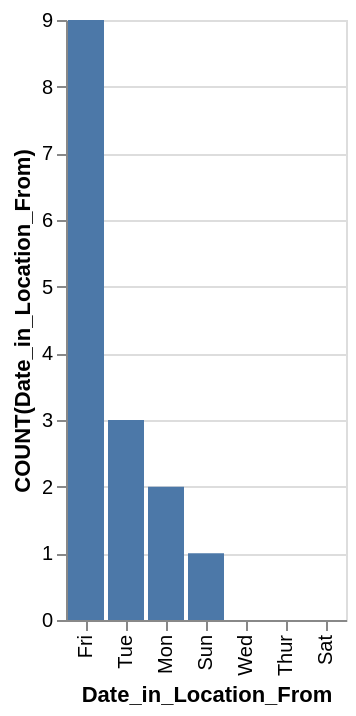

The Vega-Lite source for this figure:
### Vega-Lite specification from a JSON file in a GitHub repository (floating-point values rounded to 4 significant figures)
{"data": {"values": [{"x_data": "Fri", "y_data": 9}, {"x_data": "Tue", "y_data": 3}, {"x_data": "Mon", "y_data": 2}, {"x_data": "Sun", "y_data": 1}, {"x_data": "Wed", "y_data": 0}, {"x_data": "Thur", "y_data": 0}, {"x_data": "Sat", "y_data": 0}]}, "mark": "bar", "encoding": {"x": {"field": "x_data", "type": "nominal", "title": "Date_in_Location_From", "sort": {"op": "sum", "field": "y_data", "order": "descending"}}, "y": {"field": "y_data", "type": "quantitative", "title": "COUNT(Date_in_Location_From)"}}}
